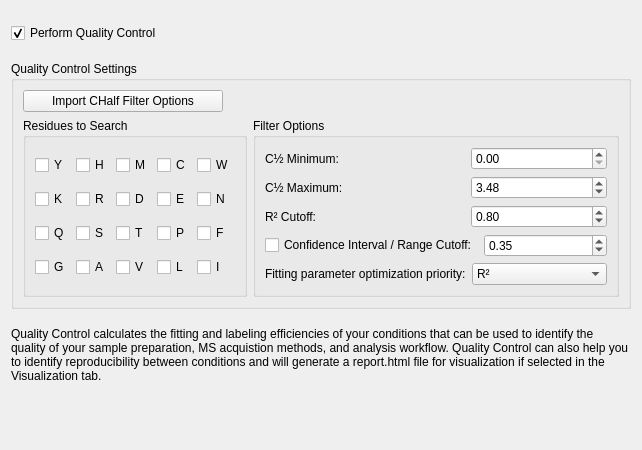
        <widget class="QWidget" name="qc_tab">
         <property name="sizePolicy">
          <sizepolicy hsizetype="Preferred" vsizetype="Fixed">
           <horstretch>0</horstretch>
           <verstretch>0</verstretch>
          </sizepolicy>
         </property>
         <property name="minimumSize">
          <size>
           <width>0</width>
           <height>450</height>
          </size>
         </property>
         <property name="maximumSize">
          <size>
           <width>16777215</width>
           <height>300</height>
          </size>
         </property>
         <attribute name="title">
          <string>Quality Control</string>
         </attribute>
         <layout class="QVBoxLayout" name="verticalLayout_16" stretch="0,0,0">
          <item>
           <widget class="QCheckBox" name="qc_checkBox">
            <property name="text">
             <string>Perform Quality Control</string>
            </property>
            <property name="checked">
             <bool>true</bool>
            </property>
           </widget>
          </item>
          <item>
           <widget class="QGroupBox" name="groupBox_12">
            <property name="sizePolicy">
             <sizepolicy hsizetype="Preferred" vsizetype="Fixed">
              <horstretch>0</horstretch>
              <verstretch>0</verstretch>
             </sizepolicy>
            </property>
            <property name="title">
             <string>Quality Control Settings</string>
            </property>
            <layout class="QVBoxLayout" name="verticalLayout_14">
             <item>
              <widget class="QPushButton" name="qc_chalf_filters_pushButton">
               <property name="sizePolicy">
                <sizepolicy hsizetype="Fixed" vsizetype="Fixed">
                 <horstretch>0</horstretch>
                 <verstretch>0</verstretch>
                </sizepolicy>
               </property>
               <property name="minimumSize">
                <size>
                 <width>200</width>
                 <height>0</height>
                </size>
               </property>
               <property name="text">
                <string>Import CHalf Filter Options</string>
               </property>
              </widget>
             </item>
             <item>
              <layout class="QHBoxLayout" name="horizontalLayout_26" stretch="1,3">
               <item>
                <widget class="QGroupBox" name="groupBox_13">
                 <property name="sizePolicy">
                  <sizepolicy hsizetype="Fixed" vsizetype="Preferred">
                   <horstretch>0</horstretch>
                   <verstretch>0</verstretch>
                  </sizepolicy>
                 </property>
                 <property name="title">
                  <string>Residues to Search</string>
                 </property>
                 <layout class="QGridLayout" name="gridLayout_8">
                  <item row="0" column="3">
                   <widget class="QCheckBox" name="qc_c_checkBox">
                    <property name="text">
                     <string>C</string>
                    </property>
                   </widget>
                  </item>
                  <item row="2" column="2">
                   <widget class="QCheckBox" name="qc_t_checkBox">
                    <property name="text">
                     <string>T</string>
                    </property>
                   </widget>
                  </item>
                  <item row="0" column="1">
                   <widget class="QCheckBox" name="qc_h_checkBox">
                    <property name="text">
                     <string>H</string>
                    </property>
                   </widget>
                  </item>
                  <item row="2" column="4">
                   <widget class="QCheckBox" name="qc_f_checkBox">
                    <property name="text">
                     <string>F</string>
                    </property>
                   </widget>
                  </item>
                  <item row="2" column="0">
                   <widget class="QCheckBox" name="qc_q_checkBox">
                    <property name="text">
                     <string>Q</string>
                    </property>
                   </widget>
                  </item>
                  <item row="1" column="2">
                   <widget class="QCheckBox" name="qc_d_checkBox">
                    <property name="text">
                     <string>D</string>
                    </property>
                   </widget>
                  </item>
                  <item row="1" column="4">
                   <widget class="QCheckBox" name="qc_n_checkBox">
                    <property name="text">
                     <string>N</string>
                    </property>
                   </widget>
                  </item>
                  <item row="1" column="0">
                   <widget class="QCheckBox" name="qc_k_checkBox">
                    <property name="text">
                     <string>K</string>
                    </property>
                   </widget>
                  </item>
                  <item row="2" column="3">
                   <widget class="QCheckBox" name="qc_p_checkBox">
                    <property name="text">
                     <string>P</string>
                    </property>
                   </widget>
                  </item>
                  <item row="0" column="4">
                   <widget class="QCheckBox" name="qc_w_checkBox">
                    <property name="text">
                     <string>W</string>
                    </property>
                   </widget>
                  </item>
                  <item row="1" column="3">
                   <widget class="QCheckBox" name="qc_e_checkBox">
                    <property name="text">
                     <string>E</string>
                    </property>
                   </widget>
                  </item>
                  <item row="1" column="1">
                   <widget class="QCheckBox" name="qc_r_checkBox">
                    <property name="text">
                     <string>R</string>
                    </property>
                   </widget>
                  </item>
                  <item row="0" column="0">
                   <widget class="QCheckBox" name="qc_y_checkBox">
                    <property name="text">
                     <string>Y</string>
                    </property>
                   </widget>
                  </item>
                  <item row="0" column="2">
                   <widget class="QCheckBox" name="qc_m_checkBox">
                    <property name="text">
                     <string>M</string>
                    </property>
                   </widget>
                  </item>
                  <item row="2" column="1">
                   <widget class="QCheckBox" name="qc_s_checkBox">
                    <property name="text">
                     <string>S</string>
                    </property>
                   </widget>
                  </item>
                  <item row="3" column="0">
                   <widget class="QCheckBox" name="qc_g_checkBox">
                    <property name="text">
                     <string>G</string>
                    </property>
                   </widget>
                  </item>
                  <item row="3" column="1">
                   <widget class="QCheckBox" name="qc_a_checkBox">
                    <property name="text">
                     <string>A</string>
                    </property>
                   </widget>
                  </item>
                  <item row="3" column="2">
                   <widget class="QCheckBox" name="qc_v_checkBox">
                    <property name="text">
                     <string>V</string>
                    </property>
                   </widget>
                  </item>
                  <item row="3" column="3">
                   <widget class="QCheckBox" name="qc_l_checkBox">
                    <property name="text">
                     <string>L</string>
                    </property>
                   </widget>
                  </item>
                  <item row="3" column="4">
                   <widget class="QCheckBox" name="qc_i_checkBox">
                    <property name="text">
                     <string>I</string>
                    </property>
                   </widget>
                  </item>
                 </layout>
                </widget>
               </item>
               <item>
                <widget class="QGroupBox" name="groupBox_14">
                 <property name="title">
                  <string>Filter Options</string>
                 </property>
                 <layout class="QVBoxLayout" name="verticalLayout_15">
                  <item>
                   <layout class="QHBoxLayout" name="horizontalLayout_30">
                    <item>
                     <widget class="QLabel" name="label_29">
                      <property name="sizePolicy">
                       <sizepolicy hsizetype="Fixed" vsizetype="Preferred">
                        <horstretch>0</horstretch>
                        <verstretch>0</verstretch>
                       </sizepolicy>
                      </property>
                      <property name="minimumSize">
                       <size>
                        <width>200</width>
                        <height>0</height>
                       </size>
                      </property>
                      <property name="text">
                       <string>C½ Minimum:</string>
                      </property>
                     </widget>
                    </item>
                    <item>
                     <widget class="QDoubleSpinBox" name="qc_chalf_min_doubleSpinBox">
                      <property name="singleStep">
                       <double>0.010000000000000</double>
                      </property>
                     </widget>
                    </item>
                   </layout>
                  </item>
                  <item>
                   <layout class="QHBoxLayout" name="horizontalLayout_27">
                    <item>
                     <widget class="QLabel" name="label_30">
                      <property name="sizePolicy">
                       <sizepolicy hsizetype="Fixed" vsizetype="Preferred">
                        <horstretch>0</horstretch>
                        <verstretch>0</verstretch>
                       </sizepolicy>
                      </property>
                      <property name="minimumSize">
                       <size>
                        <width>200</width>
                        <height>0</height>
                       </size>
                      </property>
                      <property name="text">
                       <string>C½ Maximum:</string>
                      </property>
                     </widget>
                    </item>
                    <item>
                     <widget class="QDoubleSpinBox" name="qc_chalf_max_doubleSpinBox">
                      <property name="singleStep">
                       <double>0.010000000000000</double>
                      </property>
                      <property name="value">
                       <double>3.480000000000000</double>
                      </property>
                     </widget>
                    </item>
                   </layout>
                  </item>
                  <item>
                   <layout class="QHBoxLayout" name="horizontalLayout_29">
                    <item>
                     <widget class="QLabel" name="label_31">
                      <property name="sizePolicy">
                       <sizepolicy hsizetype="Fixed" vsizetype="Preferred">
                        <horstretch>0</horstretch>
                        <verstretch>0</verstretch>
                       </sizepolicy>
                      </property>
                      <property name="minimumSize">
                       <size>
                        <width>200</width>
                        <height>0</height>
                       </size>
                      </property>
                      <property name="text">
                       <string>R² Cutoff:</string>
                      </property>
                     </widget>
                    </item>
                    <item>
                     <widget class="QDoubleSpinBox" name="qc_rsq_doubleSpinBox">
                      <property name="maximum">
                       <double>0.990000000000000</double>
                      </property>
                      <property name="singleStep">
                       <double>0.010000000000000</double>
                      </property>
                      <property name="value">
                       <double>0.800000000000000</double>
                      </property>
                     </widget>
                    </item>
                   </layout>
                  </item>
                  <item>
                   <layout class="QHBoxLayout" name="horizontalLayout_32">
                    <item>
                     <widget class="QCheckBox" name="qc_ci_checkBox">
                      <property name="sizePolicy">
                       <sizepolicy hsizetype="Fixed" vsizetype="Fixed">
                        <horstretch>0</horstretch>
                        <verstretch>0</verstretch>
                       </sizepolicy>
                      </property>
                      <property name="minimumSize">
                       <size>
                        <width>200</width>
                        <height>0</height>
                       </size>
                      </property>
                      <property name="text">
                       <string>Confidence Interval / Range Cutoff:</string>
                      </property>
                     </widget>
                    </item>
                    <item>
                     <widget class="QDoubleSpinBox" name="qc_ci_doubleSpinBox">
                      <property name="singleStep">
                       <double>0.010000000000000</double>
                      </property>
                      <property name="value">
                       <double>0.350000000000000</double>
                      </property>
                     </widget>
                    </item>
                   </layout>
                  </item>
                  <item>
                   <layout class="QHBoxLayout" name="horizontalLayout_28">
                    <item>
                     <widget class="QLabel" name="label_32">
                      <property name="sizePolicy">
                       <sizepolicy hsizetype="Fixed" vsizetype="Preferred">
                        <horstretch>0</horstretch>
                        <verstretch>0</verstretch>
                       </sizepolicy>
                      </property>
                      <property name="minimumSize">
                       <size>
                        <width>200</width>
                        <height>0</height>
                       </size>
                      </property>
                      <property name="text">
                       <string>Fitting parameter optimization priority:</string>
                      </property>
                     </widget>
                    </item>
                    <item>
                     <widget class="QComboBox" name="qc_priority_comboBox">
                      <item>
                       <property name="text">
                        <string>R²</string>
                       </property>
                      </item>
                      <item>
                       <property name="text">
                        <string>Confidence Interval</string>
                       </property>
                      </item>
                     </widget>
                    </item>
                   </layout>
                  </item>
                 </layout>
                </widget>
               </item>
              </layout>
             </item>
            </layout>
           </widget>
          </item>
          <item>
           <widget class="QLabel" name="label_36">
            <property name="sizePolicy">
             <sizepolicy hsizetype="Preferred" vsizetype="Fixed">
              <horstretch>0</horstretch>
              <verstretch>0</verstretch>
             </sizepolicy>
            </property>
            <property name="minimumSize">
             <size>
              <width>0</width>
              <height>100</height>
             </size>
            </property>
            <property name="maximumSize">
             <size>
              <width>16777215</width>
              <height>100</height>
             </size>
            </property>
            <property name="focusPolicy">
             <enum>Qt::StrongFocus</enum>
            </property>
            <property name="text">
             <string>&lt;html&gt;&lt;head/&gt;&lt;body&gt;&lt;p&gt;Quality Control calculates the fitting and labeling efficiencies of your conditions that can be used to identify the quality of your sample preparation, MS acquistion methods, and analysis workflow. Quality Control can also help you to identify reproducibility between conditions and will generate a report.html file for visualization if selected in the Visualization tab.&lt;/p&gt;&lt;/body&gt;&lt;/html&gt;</string>
            </property>
            <property name="alignment">
             <set>Qt::AlignLeading|Qt::AlignLeft|Qt::AlignTop</set>
            </property>
            <property name="wordWrap">
             <bool>true</bool>
            </property>
           </widget>
          </item>
         </layout>
        </widget>
